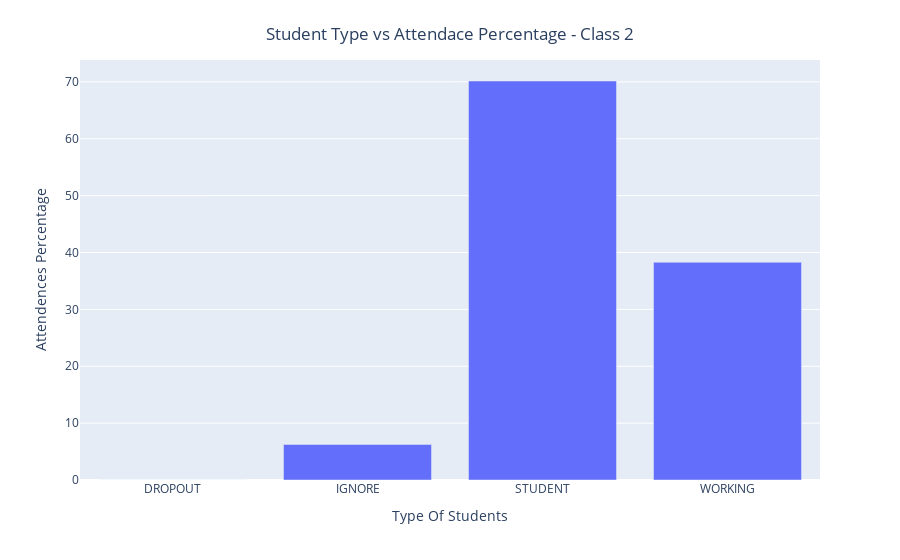

Notebook cell for this chart:
### Code cell
# for class 2
fig = px.bar(a_2, x='student_type', y='attendance_perc')
fig.update_layout(uniformtext_minsize=8, uniformtext_mode='hide', title={
        'text': "Student Type vs Attendace Percentage - Class 2",
        'y':0.95,
        'x':0.5,
        'xanchor': 'center',
        'yanchor': 'top'},
        xaxis_title="Type Of Students",
        yaxis_title="Attendences Percentage",)
fig.show()

### Figure 1 — Plotly figure (JSON) as saved in the notebook; plotly's stock layout.template omitted (floating-point values rounded to 4 significant figures)
{"data": [{"alignmentgroup": "True", "hovertemplate": "student_type=%{x}<br>attendance_perc=%{y}<extra></extra>", "legendgroup": "", "marker": {"color": "#636efa", "pattern": {"shape": ""}}, "name": "", "offsetgroup": "", "orientation": "v", "showlegend": false, "textposition": "auto", "type": "bar", "x": ["DROPOUT", "IGNORE", "STUDENT", "WORKING"], "xaxis": "x", "y": [0, 6.25, 70.15, 38.28], "yaxis": "y"}], "layout": {"barmode": "relative", "legend": {"tracegroupgap": 0}, "margin": {"t": 60}, "title": {"text": "Student Type vs Attendace Percentage - Class 2", "x": 0.5, "xanchor": "center", "y": 0.95, "yanchor": "top"}, "uniformtext": {"minsize": 8, "mode": "hide"}, "xaxis": {"anchor": "y", "domain": [0, 1], "title": {"text": "Type Of Students"}}, "yaxis": {"anchor": "x", "domain": [0, 1], "title": {"text": "Attendences Percentage"}}}}
